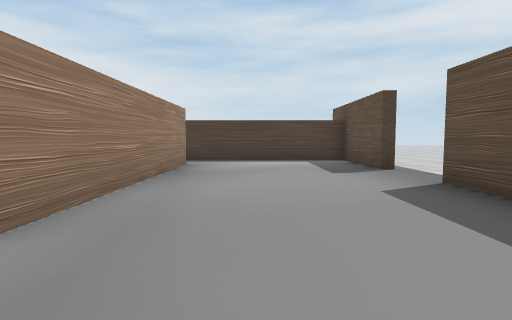
view 1 (above)

24 first-person views from a walk through a Unity game level. The camera is 1.2 m above the floor, tilts 4° down and sees 80° across. The floor is counted in squares, 2 m on a side. Each view is taken from the middle of a square. On the plan, view 1 faces up. The plan holds only what a view shows up to about 9 squares ahead; the rest is blank. The place goes on beyond the plan. The player is left out. Some animated figures are not drawn.

view 2
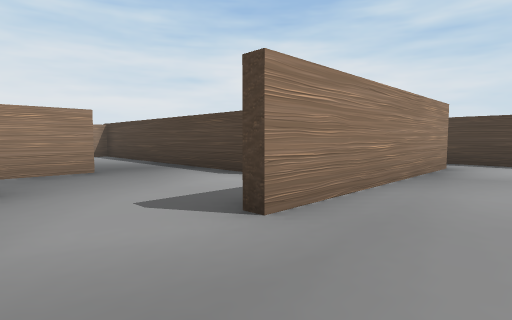

view 3
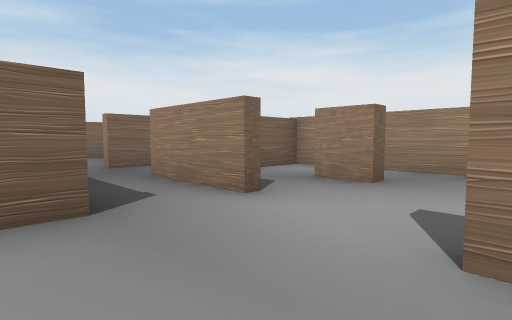

view 4
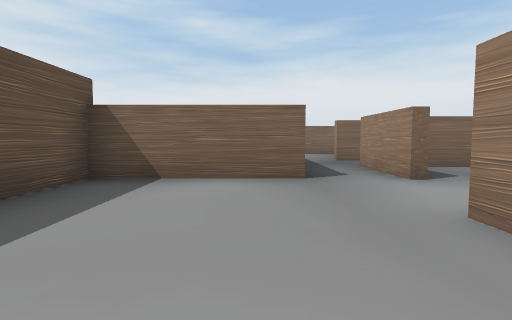

view 5
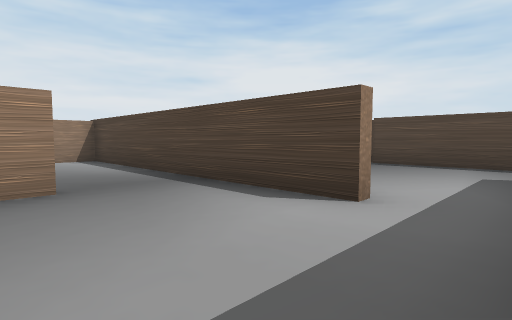

view 6
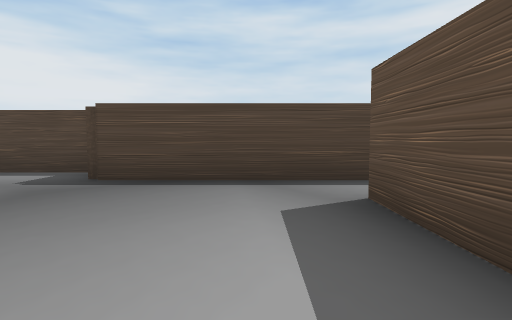

view 7
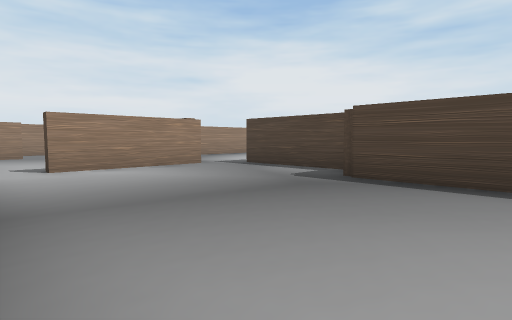

view 8
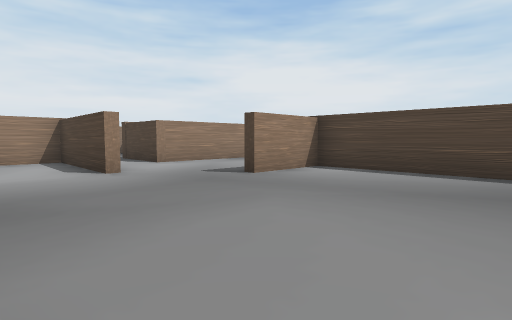

view 9
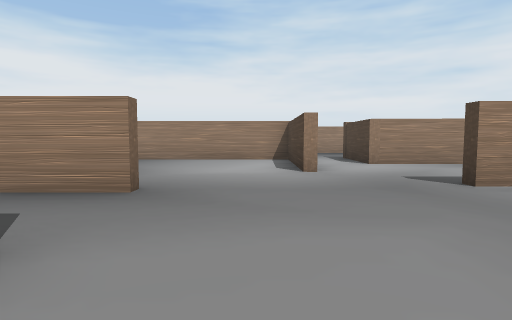

view 10
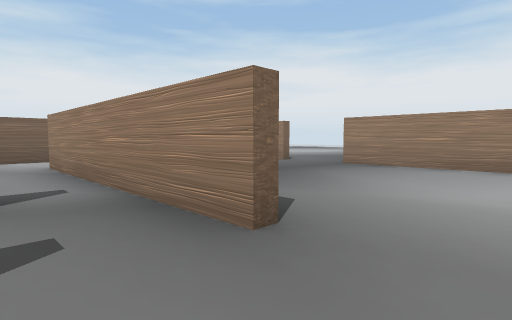

view 11
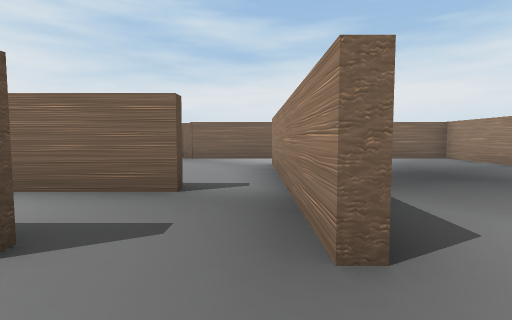

view 12
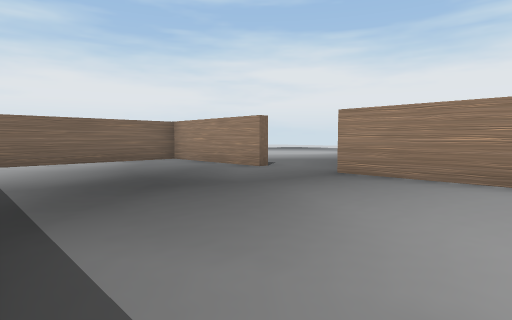

view 13
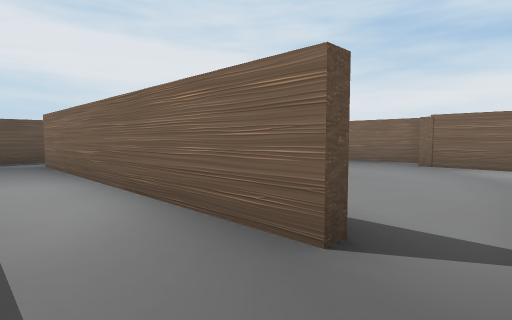

view 14
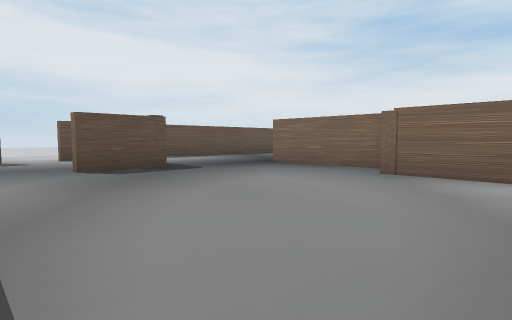

view 15
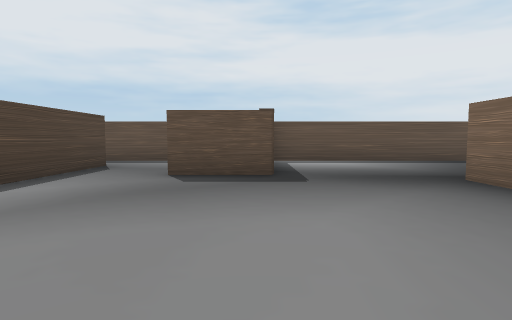

view 16
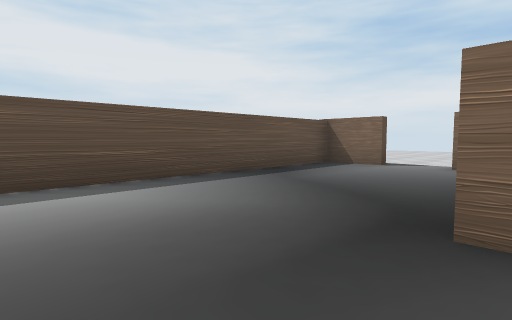

view 17
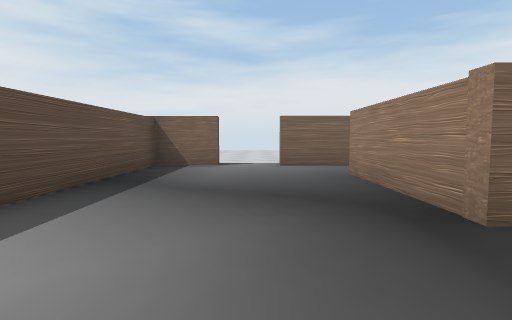

view 18
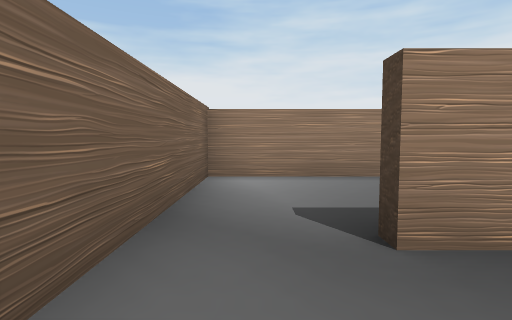

view 19
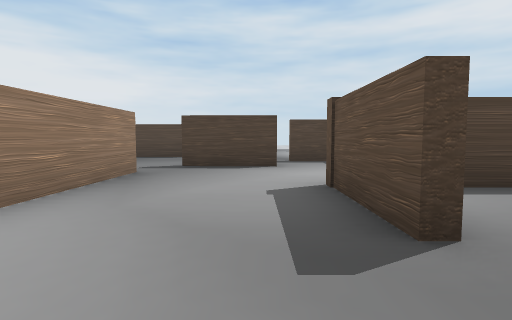

view 20
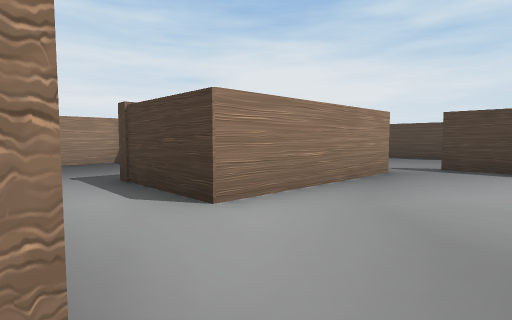

view 21
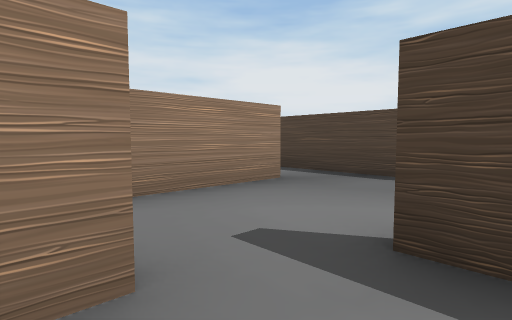

view 22
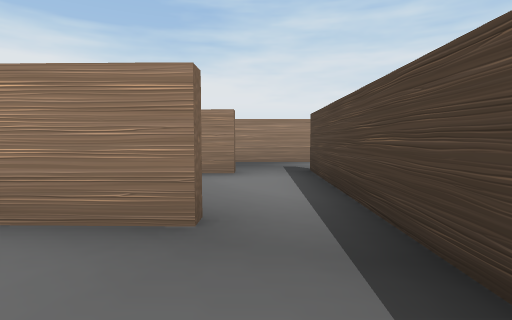

view 23
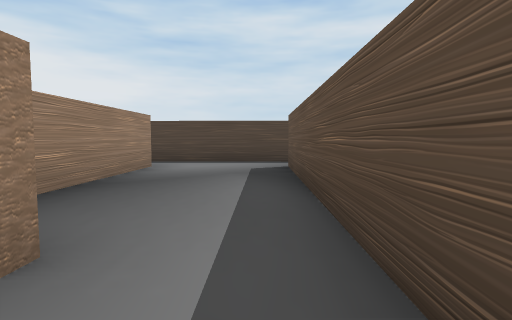

view 24
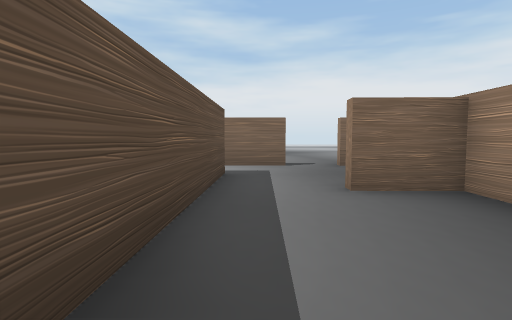

### Floor plan
Points are (right, up) in squares from view 1. A wall is a line through its corners. A room is listed if a view was taken in it or the views show most of it. See-through windows are left out.
Room 1 (views 1, 2, 3, 4, 5)
walls: (-0.8, -0.6) (2.5, -0.6) (2.5, 1.1); (-3.2, 3.7) (-5.4, 3.7); (2.5, 2.9) (2.5, 4.1); (-5.8, 1.9) (-5.8, -0.4); (-1.6, 7.1) (-1.6, 1.6); (2.5, 5.9) (2.5, 8.4) (-2, 8.4); (-5.8, -1.9) (-5.8, -2.4) (-3.6, -2.4)
ways out: opening at (-3, 4) to room 2; gap at (-2, 7) to room 2; opening at (-6, 2.5) to room 3; opening at (-2, -1) to room 8; opening at (3, 5)
objects: other object (-4, 0)
Room 2 (views 6, 7)
walls: (-5.9, 9.4) (-8.8, 9.4); (-9.3, 8.4) (-9.3, 5.1); (-1.9, 5.2) (-1.9, 7.1); (-2, 8.4) (-5.5, 8.4)
ways out: opening at (-3, 4) to room 1; gap at (-2, 7) to room 1; opening at (-10, 5) to room 3
Room 3 (views 8, 9, 10, 11, 13, 19, 20, 21)
walls: (-11, 1.8) (-11, 4); (-10.4, -2.4) (-10.4, -3.6); (-11.5, 6.6) (-13.7, 6.7); (-5.4, 3.7) (-10.8, 3.7) (-10.8, 1.8); (-14.2, 5.6) (-14.2, 1.7); (-10.1, 8.1) (-11.1, 8.1)
ways out: opening at (-6, 2.5) to room 1; opening at (-10, 5) to room 2; opening at (-12, -1.7) to room 4; opening at (-14, 1) to room 7; opening at (-9.5, -3) to room 8; opening at (-14, 6)
Room 4 (view 12)
walls: (-15.8, -6.6) (-15.8, -10.2) (-10.6, -10.2); (-12.4, -0.1) (-15.8, -0.1) (-15.8, -4.9)
ways out: opening at (-12, -1.7) to room 3; opening at (-11, -9) to room 5; opening at (-16, -5.5)
Room 5 (views 14, 15, 16, 17, 18)
walls: (-4, -8.4) (-4, -6.5); (-7.6, -11.1) (-4.6, -11.1) (-4.6, -14.2); (-3.6, -4.7) (-5.1, -4.7); (-10.6, -10.2) (-7.8, -10.2); (-5.4, -15.8) (-3.5, -15.8); (-2.2, -15.8) (-0.7, -15.8) (-0.7, -8.4); (-10.4, -4.6) (-10.4, -8.2)
ways out: opening at (-11, -9) to room 4; opening at (-10, -5) to room 8; opening at (-5, -15) to room 9; opening at (-4, -6)
Room 6 (view 22)
walls: (-16, 8.6) (-16.1, 6.3); (-14.3, 9.9) (-15.5, 9.9)
ways out: opening at (-16, 9) to room 7; opening at (-14.5, 7.5); gap at (-14, 10)
Room 7 (views 23, 24)
walls: (-19.8, 3.1) (-19.8, 1.6); (-19.3, 8.7) (-19.4, 3.5) (-18.1, 3.5); (-17.7, 0.2) (-16.2, 0.2); (-14.2, 1.7) (-16.5, 1.7) (-16.3, 8.5); (-15.5, 9.9) (-19.9, 10); (-21.8, 9.4) (-21.8, 8.4)
ways out: opening at (-14, 1) to room 3; opening at (-16, 9) to room 6; opening at (-20.5, 10); opening at (-18, 0)
Room 8 (no view inside)
walls: (-9.1, -4.4) (-2.1, -4.4); (-2.3, -0.4) (-2.3, -2.8); (-10.4, -3.6) (-10.4, -4.6)
ways out: opening at (-2, -1) to room 1; opening at (-9.5, -3) to room 3; opening at (-10, -5) to room 5; opening at (-2, -5)
Room 9 (no view inside)
walls: (-7.8, -13) (-7.8, -15.8) (-5.4, -15.8)
ways out: opening at (-5, -15) to room 5

Where each view was taken, in squares from view 1:
view 1: 0 up, 0 right, facing up
view 2: 0 up, 0 right, facing up-left
view 3: 2 up, 0 right, facing down-left
view 4: 4 up, 0 right, facing down
view 5: 1 up, 2 left, facing up-left
view 6: 4 up, 3 left, facing up
view 7: 4 up, 3 left, facing up-left
view 8: 2 down, 7 left, facing up-left
view 9: 1 down, 7 left, facing left
view 10: 1 down, 9 left, facing down-left
view 11: 1 down, 10 left, facing down
view 12: 2 down, 11 left, facing down-left
view 13: 3 down, 10 left, facing down-right
view 14: 5 down, 10 left, facing down-right
view 15: 8 down, 9 left, facing right
view 16: 9 down, 5 left, facing down-right
view 17: 9 down, 3 left, facing down
view 18: 15 down, 3 left, facing left
view 19: 0 up, 12 left, facing up
view 20: 0 up, 12 left, facing up-left
view 21: 5 up, 13 left, facing up-left
view 22: 9 up, 14 left, facing left
view 23: 2 up, 17 left, facing up
view 24: 7 up, 17 left, facing down
